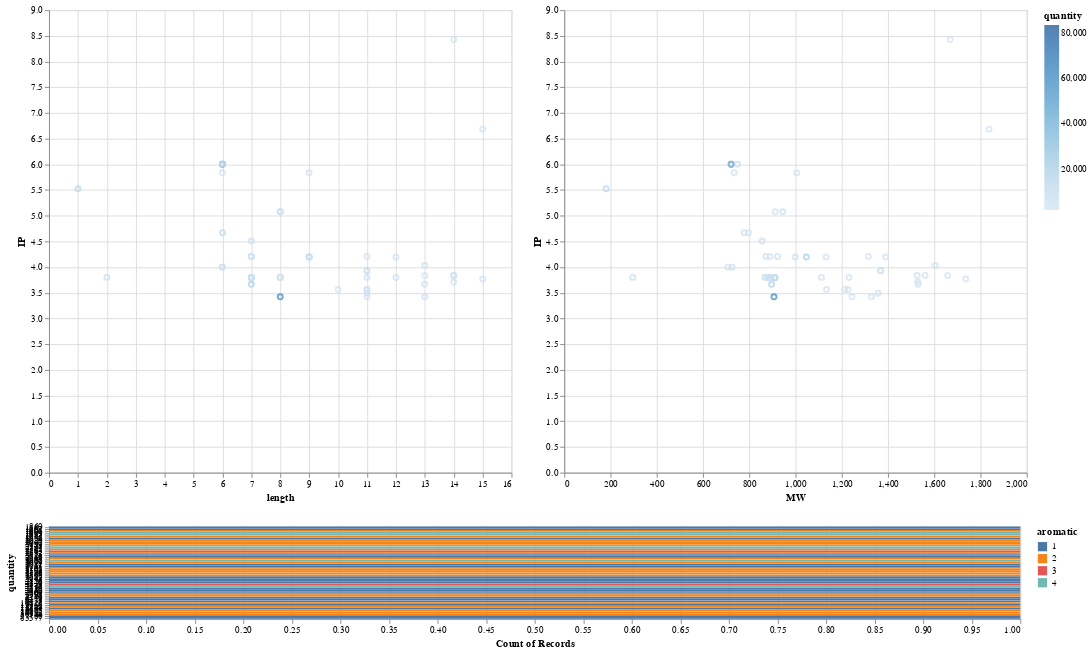

The notebook cell this image was saved under:
### Code cell
import altair as alt
from vega_datasets import data

source = data.cars()

brush = alt.selection(type='interval', resolve='global')

base = alt.Chart(c).mark_point().encode(
    y='IP',
    color=alt.condition(brush, 'quantity', alt.ColorValue('grey')),
).add_selection(
    brush
).properties(
    width=500,
    height=500
)

bars = alt.Chart(c).mark_bar().encode(
    y='quantity:N',
    color='aromatic:N',
    x='count(length):Q'
).transform_filter(
    brush
).properties(
    width=1050,
    height=100
)

alt.vconcat(alt.hconcat(base.encode(x='length'), base.encode(x='MW')), bars)

### Figure 1 — Vega-Lite specification as saved in the notebook (floating-point values rounded to 4 significant figures)
{"$schema": "https://vega.github.io/schema/vega-lite/v3.4.0.json", "config": {"mark": {"tooltip": null}, "view": {"height": 300, "width": 400}}, "data": {"name": "data-bcd05a0be0a9be532c06ea57aa735f4f"}, "datasets": {"data-bcd05a0be0a9be532c06ea57aa735f4f": [{"AV": 0.1667, "IP": 6.001, "MW": 721.8, "SSF_Helix": 0.5, "SSF_Sheet": 0.1667, "SSF_Turn": 0.1667, "aliphatic": 2, "aromatic": 1, "cdr3": "FIVESK", "flex": 0.7368, "gravy": 0.55, "invalid": 0, "length": 6, "n_A": 0, "n_C": 0, "n_D": 0, "n_E": 1, "n_F": 1, "n_G": 0, "n_H": 0, "n_I": 1, "n_K": 1, "n_L": 0, "n_M": 0, "n_N": 0, "n_P": 0, "n_Q": 0, "n_R": 0, "n_S": 1, "n_T": 0, "n_V": 1, "n_W": 0, "n_Y": 0, "negative": 1, "neutral": 1, "positive": 1, "quantity": 83577}, {"AV": 0.125, "IP": 3.423, "MW": 906.9, "SSF_Helix": 0.375, "SSF_Sheet": 0.125, "SSF_Turn": 0.25, "aliphatic": 4, "aromatic": 1, "cdr3": "DLGIPDDY", "flex": 0.7723, "gravy": -0.6875, "invalid": 0, "length": 8, "n_A": 0, "n_C": 0, "n_D": 3, "n_E": 0, "n_F": 0, "n_G": 1, "n_H": 0, "n_I": 1, "n_K": 0, "n_L": 1, "n_M": 0, "n_N": 0, "n_P": 1, "n_Q": 0, "n_R": 0, "n_S": 0, "n_T": 0, "n_V": 0, "n_W": 0, "n_Y": 1, "negative": 3, "neutral": 0, "positive": 0, "quantity": 57780}, {"AV": 0.2857, "IP": 3.795, "MW": 911.0, "SSF_Helix": 0.2857, "SSF_Sheet": 0.4286, "SSF_Turn": 0.2857, "aliphatic": 3, "aromatic": 2, "cdr3": "EMWGPEY", "flex": 0.7594, "gravy": -1.329, "invalid": 0, "length": 7, "n_A": 0, "n_C": 0, "n_D": 0, "n_E": 2, "n_F": 0, "n_G": 1, "n_H": 0, "n_I": 0, "n_K": 0, "n_L": 0, "n_M": 1, "n_N": 0, "n_P": 1, "n_Q": 0, "n_R": 0, "n_S": 0, "n_T": 0, "n_V": 0, "n_W": 1, "n_Y": 1, "negative": 2, "neutral": 0, "positive": 0, "quantity": 30588}, {"AV": 0.2857, "IP": 3.666, "MW": 897.0, "SSF_Helix": 0.2857, "SSF_Sheet": 0.2857, "SSF_Turn": 0.2857, "aliphatic": 3, "aromatic": 2, "cdr3": "EMWGPDY", "flex": 0.7563, "gravy": -1.329, "invalid": 0, "length": 7, "n_A": 0, "n_C": 0, "n_D": 1, "n_E": 1, "n_F": 0, "n_G": 1, "n_H": 0, "n_I": 0, "n_K": 0, "n_L": 0, "n_M": 1, "n_N": 0, "n_P": 1, "n_Q": 0, "n_R": 0, "n_S": 0, "n_T": 0, "n_V": 0, "n_W": 1, "n_Y": 1, "negative": 2, "neutral": 0, "positive": 0, "quantity": 18892}, {"AV": 0.2222, "IP": 4.197, "MW": 1047.0, "SSF_Helix": 0.3333, "SSF_Sheet": 0.3333, "SSF_Turn": 0.1111, "aliphatic": 4, "aromatic": 2, "cdr3": "DLHWGAADY", "flex": 0.7286, "gravy": -0.6, "invalid": 0, "length": 9, "n_A": 2, "n_C": 0, "n_D": 2, "n_E": 0, "n_F": 0, "n_G": 1, "n_H": 1, "n_I": 0, "n_K": 0, "n_L": 1, "n_M": 0, "n_N": 0, "n_P": 0, "n_Q": 0, "n_R": 0, "n_S": 0, "n_T": 0, "n_V": 0, "n_W": 1, "n_Y": 1, "negative": 2, "neutral": 0, "positive": 1, "quantity": 18675}, {"AV": 0.1667, "IP": 6.001, "MW": 721.8, "SSF_Helix": 0.5, "SSF_Sheet": 0.3333, "SSF_Turn": 0.1667, "aliphatic": 2, "aromatic": 1, "cdr3": "FLVESK", "flex": 0.7423, "gravy": 0.4333, "invalid": 0, "length": 6, "n_A": 0, "n_C": 0, "n_D": 0, "n_E": 1, "n_F": 1, "n_G": 0, "n_H": 0, "n_I": 0, "n_K": 1, "n_L": 1, "n_M": 0, "n_N": 0, "n_P": 0, "n_Q": 0, "n_R": 0, "n_S": 1, "n_T": 0, "n_V": 1, "n_W": 0, "n_Y": 0, "negative": 1, "neutral": 1, "positive": 1, "quantity": 15844}, {"AV": 0.2857, "IP": 3.795, "MW": 880.9, "SSF_Helix": 0.2857, "SSF_Sheet": 0.2857, "SSF_Turn": 0.2857, "aliphatic": 2, "aromatic": 2, "cdr3": "ETWGPEY", "flex": 0.7739, "gravy": -1.7, "invalid": 0, "length": 7, "n_A": 0, "n_C": 0, "n_D": 0, "n_E": 2, "n_F": 0, "n_G": 1, "n_H": 0, "n_I": 0, "n_K": 0, "n_L": 0, "n_M": 0, "n_N": 0, "n_P": 1, "n_Q": 0, "n_R": 0, "n_S": 0, "n_T": 1, "n_V": 0, "n_W": 1, "n_Y": 1, "negative": 2, "neutral": 1, "positive": 0, "quantity": 12715}, {"AV": 1, "IP": 5.524, "MW": 181.2, "SSF_Helix": 1, "SSF_Sheet": 0, "SSF_Turn": 0, "aliphatic": 0, "aromatic": 1, "cdr3": "Y", "flex": 0.567, "gravy": -1.3, "invalid": 0, "length": 1, "n_A": 0, "n_C": 0, "n_D": 0, "n_E": 0, "n_F": 0, "n_G": 0, "n_H": 0, "n_I": 0, "n_K": 0, "n_L": 0, "n_M": 0, "n_N": 0, "n_P": 0, "n_Q": 0, "n_R": 0, "n_S": 0, "n_T": 0, "n_V": 0, "n_W": 0, "n_Y": 1, "negative": 0, "neutral": 0, "positive": 0, "quantity": 12166}, {"AV": 0.1818, "IP": 3.93, "MW": 1368.0, "SSF_Helix": 0.3636, "SSF_Sheet": 0.1818, "SSF_Turn": 0.1818, "aliphatic": 3, "aromatic": 2, "cdr3": "DNRDLLTPFDY", "flex": 0.7617, "gravy": -1.064, "invalid": 0, "length": 11, "n_A": 0, "n_C": 0, "n_D": 3, "n_E": 0, "n_F": 1, "n_G": 0, "n_H": 0, "n_I": 0, "n_K": 0, "n_L": 2, "n_M": 0, "n_N": 1, "n_P": 1, "n_Q": 0, "n_R": 1, "n_S": 0, "n_T": 1, "n_V": 0, "n_W": 0, "n_Y": 1, "negative": 3, "neutral": 2, "positive": 1, "quantity": 10625}, {"AV": 0.125, "IP": 3.8, "MW": 888.9, "SSF_Helix": 0.25, "SSF_Sheet": 0, "SSF_Turn": 0.5, "aliphatic": 3, "aromatic": 1, "cdr3": "GGVNWNDQ", "flex": 0.7795, "gravy": -1.438, "invalid": 0, "length": 8, "n_A": 0, "n_C": 0, "n_D": 1, "n_E": 0, "n_F": 0, "n_G": 2, "n_H": 0, "n_I": 0, "n_K": 0, "n_L": 0, "n_M": 0, "n_N": 2, "n_P": 0, "n_Q": 1, "n_R": 0, "n_S": 0, "n_T": 0, "n_V": 1, "n_W": 1, "n_Y": 0, "negative": 1, "neutral": 3, "positive": 0, "quantity": 8475}, {"AV": 0.5, "IP": 3.8, "MW": 296.3, "SSF_Helix": 0.5, "SSF_Sheet": 0, "SSF_Turn": 0, "aliphatic": 0, "aromatic": 1, "cdr3": "DY", "flex": 0.728, "gravy": -2.4, "invalid": 0, "length": 2, "n_A": 0, "n_C": 0, "n_D": 1, "n_E": 0, "n_F": 0, "n_G": 0, "n_H": 0, "n_I": 0, "n_K": 0, "n_L": 0, "n_M": 0, "n_N": 0, "n_P": 0, "n_Q": 0, "n_R": 0, "n_S": 0, "n_T": 0, "n_V": 0, "n_W": 0, "n_Y": 1, "negative": 1, "neutral": 0, "positive": 0, "quantity": 6479}, {"AV": 0.1667, "IP": 6.002, "MW": 749.9, "SSF_Helix": 0.5, "SSF_Sheet": 0.3333, "SSF_Turn": 0.1667, "aliphatic": 2, "aromatic": 1, "cdr3": "FLVESR", "flex": 0.7332, "gravy": 0.3333, "invalid": 0, "length": 6, "n_A": 0, "n_C": 0, "n_D": 0, "n_E": 1, "n_F": 1, "n_G": 0, "n_H": 0, "n_I": 0, "n_K": 0, "n_L": 1, "n_M": 0, "n_N": 0, "n_P": 0, "n_Q": 0, "n_R": 1, "n_S": 1, "n_T": 0, "n_V": 1, "n_W": 0, "n_Y": 0, "negative": 1, "neutral": 1, "positive": 1, "quantity": 5779}, {"AV": 0.2857, "IP": 3.8, "MW": 869.9, "SSF_Helix": 0.4286, "SSF_Sheet": 0, "SSF_Turn": 0.1429, "aliphatic": 2, "aromatic": 2, "cdr3": "QGQIFDY", "flex": 0.7286, "gravy": -0.7, "invalid": 0, "length": 7, "n_A": 0, "n_C": 0, "n_D": 1, "n_E": 0, "n_F": 1, "n_G": 1, "n_H": 0, "n_I": 1, "n_K": 0, "n_L": 0, "n_M": 0, "n_N": 0, "n_P": 0, "n_Q": 2, "n_R": 0, "n_S": 0, "n_T": 0, "n_V": 0, "n_W": 0, "n_Y": 1, "negative": 1, "neutral": 2, "positive": 0, "quantity": 5397}, {"AV": 0.25, "IP": 5.077, "MW": 945.0, "SSF_Helix": 0.375, "SSF_Sheet": 0, "SSF_Turn": 0.375, "aliphatic": 3, "aromatic": 2, "cdr3": "GGINWFDH", "flex": 0.7376, "gravy": -0.575, "invalid": 0, "length": 8, "n_A": 0, "n_C": 0, "n_D": 1, "n_E": 0, "n_F": 1, "n_G": 2, "n_H": 1, "n_I": 1, "n_K": 0, "n_L": 0, "n_M": 0, "n_N": 1, "n_P": 0, "n_Q": 0, "n_R": 0, "n_S": 0, "n_T": 0, "n_V": 0, "n_W": 1, "n_Y": 0, "negative": 1, "neutral": 1, "positive": 1, "quantity": 4991}, {"AV": 0.0769, "IP": 3.423, "MW": 1328.0, "SSF_Helix": 0.1538, "SSF_Sheet": 0.2308, "SSF_Turn": 0.3077, "aliphatic": 6, "aromatic": 1, "cdr3": "DSPAYTSADGMDV", "flex": 0.769, "gravy": -0.4923, "invalid": 0, "length": 13, "n_A": 2, "n_C": 0, "n_D": 3, "n_E": 0, "n_F": 0, "n_G": 1, "n_H": 0, "n_I": 0, "n_K": 0, "n_L": 0, "n_M": 1, "n_N": 0, "n_P": 1, "n_Q": 0, "n_R": 0, "n_S": 2, "n_T": 1, "n_V": 1, "n_W": 0, "n_Y": 1, "negative": 3, "neutral": 3, "positive": 0, "quantity": 4960}, {"AV": 0.1667, "IP": 4.0, "MW": 725.8, "SSF_Helix": 0.3333, "SSF_Sheet": 0.3333, "SSF_Turn": 0.3333, "aliphatic": 2, "aromatic": 1, "cdr3": "FMVESN", "flex": 0.7385, "gravy": 0.1833, "invalid": 0, "length": 6, "n_A": 0, "n_C": 0, "n_D": 0, "n_E": 1, "n_F": 1, "n_G": 0, "n_H": 0, "n_I": 0, "n_K": 0, "n_L": 0, "n_M": 1, "n_N": 1, "n_P": 0, "n_Q": 0, "n_R": 0, "n_S": 1, "n_T": 0, "n_V": 1, "n_W": 0, "n_Y": 0, "negative": 1, "neutral": 2, "positive": 0, "quantity": 4859}, {"AV": 0.1429, "IP": 4.508, "MW": 854.9, "SSF_Helix": 0.1429, "SSF_Sheet": 0.2857, "SSF_Turn": 0.2857, "aliphatic": 2, "aromatic": 1, "cdr3": "ETWGPEH", "flex": 0.7977, "gravy": -1.971, "invalid": 0, "length": 7, "n_A": 0, "n_C": 0, "n_D": 0, "n_E": 2, "n_F": 0, "n_G": 1, "n_H": 1, "n_I": 0, "n_K": 0, "n_L": 0, "n_M": 0, "n_N": 0, "n_P": 1, "n_Q": 0, "n_R": 0, "n_S": 0, "n_T": 1, "n_V": 0, "n_W": 1, "n_Y": 0, "negative": 2, "neutral": 1, "positive": 1, "quantity": 4829}, {"AV": 0.3077, "IP": 4.033, "MW": 1604.0, "SSF_Helix": 0.4615, "SSF_Sheet": 0.1538, "SSF_Turn": 0.3077, "aliphatic": 5, "aromatic": 4, "cdr3": "EPITYSGPWYYLD", "flex": 0.7314, "gravy": -0.6615, "invalid": 0, "length": 13, "n_A": 0, "n_C": 0, "n_D": 1, "n_E": 1, "n_F": 0, "n_G": 1, "n_H": 0, "n_I": 1, "n_K": 0, "n_L": 1, "n_M": 0, "n_N": 0, "n_P": 2, "n_Q": 0, "n_R": 0, "n_S": 1, "n_T": 1, "n_V": 0, "n_W": 1, "n_Y": 3, "negative": 2, "neutral": 2, "positive": 0, "quantity": 4711}, {"AV": 0.2727, "IP": 3.492, "MW": 1357.0, "SSF_Helix": 0.5455, "SSF_Sheet": 0.2727, "SSF_Turn": 0.0909, "aliphatic": 4, "aromatic": 3, "cdr3": "DTLEGVWYFDL", "flex": 0.7185, "gravy": 0.0727, "invalid": 0, "length": 11, "n_A": 0, "n_C": 0, "n_D": 2, "n_E": 1, "n_F": 1, "n_G": 1, "n_H": 0, "n_I": 0, "n_K": 0, "n_L": 2, "n_M": 0, "n_N": 0, "n_P": 0, "n_Q": 0, "n_R": 0, "n_S": 0, "n_T": 1, "n_V": 1, "n_W": 1, "n_Y": 1, "negative": 3, "neutral": 1, "positive": 0, "quantity": 4339}, {"AV": 0.1667, "IP": 4.67, "MW": 777.9, "SSF_Helix": 0.5, "SSF_Sheet": 0.3333, "SSF_Turn": 0, "aliphatic": 2, "aromatic": 1, "cdr3": "FLVERD", "flex": 0.7403, "gravy": -0.1167, "invalid": 0, "length": 6, "n_A": 0, "n_C": 0, "n_D": 1, "n_E": 1, "n_F": 1, "n_G": 0, "n_H": 0, "n_I": 0, "n_K": 0, "n_L": 1, "n_M": 0, "n_N": 0, "n_P": 0, "n_Q": 0, "n_R": 1, "n_S": 0, "n_T": 0, "n_V": 1, "n_W": 0, "n_Y": 0, "negative": 2, "neutral": 0, "positive": 1, "quantity": 4248}, {"AV": 0.1111, "IP": 4.197, "MW": 999.0, "SSF_Helix": 0.3333, "SSF_Sheet": 0.2222, "SSF_Turn": 0.2222, "aliphatic": 4, "aromatic": 1, "cdr3": "DLHWGAVDS", "flex": 0.7483, "gravy": -0.2778, "invalid": 0, "length": 9, "n_A": 1, "n_C": 0, "n_D": 2, "n_E": 0, "n_F": 0, "n_G": 1, "n_H": 1, "n_I": 0, "n_K": 0, "n_L": 1, "n_M": 0, "n_N": 0, "n_P": 0, "n_Q": 0, "n_R": 0, "n_S": 1, "n_T": 0, "n_V": 1, "n_W": 1, "n_Y": 0, "negative": 2, "neutral": 1, "positive": 1, "quantity": 4126}, {"AV": 0.1667, "IP": 4.67, "MW": 795.9, "SSF_Helix": 0.3333, "SSF_Sheet": 0.3333, "SSF_Turn": 0, "aliphatic": 2, "aromatic": 1, "cdr3": "FMVERD", "flex": 0.7388, "gravy": -0.4333, "invalid": 0, "length": 6, "n_A": 0, "n_C": 0, "n_D": 1, "n_E": 1, "n_F": 1, "n_G": 0, "n_H": 0, "n_I": 0, "n_K": 0, "n_L": 0, "n_M": 1, "n_N": 0, "n_P": 0, "n_Q": 0, "n_R": 1, "n_S": 0, "n_T": 0, "n_V": 1, "n_W": 0, "n_Y": 0, "negative": 2, "neutral": 0, "positive": 1, "quantity": 3943}, {"AV": 0.0714, "IP": 3.839, "MW": 1527.0, "SSF_Helix": 0.2857, "SSF_Sheet": 0.1429, "SSF_Turn": 0.2857, "aliphatic": 4, "aromatic": 1, "cdr3": "DRDLESVVTSGFDS", "flex": 0.7796, "gravy": -0.5, "invalid": 0, "length": 14, "n_A": 0, "n_C": 0, "n_D": 3, "n_E": 1, "n_F": 1, "n_G": 1, "n_H": 0, "n_I": 0, "n_K": 0, "n_L": 1, "n_M": 0, "n_N": 0, "n_P": 0, "n_Q": 0, "n_R": 1, "n_S": 3, "n_T": 1, "n_V": 2, "n_W": 0, "n_Y": 0, "negative": 4, "neutral": 4, "positive": 1, "quantity": 3582}, {"AV": 0.1333, "IP": 3.769, "MW": 1736.0, "SSF_Helix": 0.2667, "SSF_Sheet": 0.2, "SSF_Turn": 0.1333, "aliphatic": 5, "aromatic": 2, "cdr3": "MTSLRDGYDTADIDY", "flex": 0.75, "gravy": -0.78, "invalid": 0, "length": 15, "n_A": 1, "n_C": 0, "n_D": 4, "n_E": 0, "n_F": 0, "n_G": 1, "n_H": 0, "n_I": 1, "n_K": 0, "n_L": 1, "n_M": 1, "n_N": 0, "n_P": 0, "n_Q": 0, "n_R": 1, "n_S": 1, "n_T": 2, "n_V": 0, "n_W": 0, "n_Y": 2, "negative": 4, "neutral": 3, "positive": 1, "quantity": 3568}, {"AV": 0.2857, "IP": 4.208, "MW": 922.0, "SSF_Helix": 0.2857, "SSF_Sheet": 0, "SSF_Turn": 0.2857, "aliphatic": 1, "aromatic": 2, "cdr3": "RSDWFDP", "flex": 0.784, "gravy": -1.714, "invalid": 0, "length": 7, "n_A": 0, "n_C": 0, "n_D": 2, "n_E": 0, "n_F": 1, "n_G": 0, "n_H": 0, "n_I": 0, "n_K": 0, "n_L": 0, "n_M": 0, "n_N": 0, "n_P": 1, "n_Q": 0, "n_R": 1, "n_S": 1, "n_T": 0, "n_V": 0, "n_W": 1, "n_Y": 0, "negative": 2, "neutral": 1, "positive": 1, "quantity": 3556}, {"AV": 0.2222, "IP": 5.836, "MW": 1005.0, "SSF_Helix": 0.2222, "SSF_Sheet": 0, "SSF_Turn": 0.5556, "aliphatic": 1, "aromatic": 2, "cdr3": "RGSSSSFDY", "flex": 0.7822, "gravy": -1.122, "invalid": 0, "length": 9, "n_A": 0, "n_C": 0, "n_D": 1, "n_E": 0, "n_F": 1, "n_G": 1, "n_H": 0, "n_I": 0, "n_K": 0, "n_L": 0, "n_M": 0, "n_N": 0, "n_P": 0, "n_Q": 0, "n_R": 1, "n_S": 4, "n_T": 0, "n_V": 0, "n_W": 0, "n_Y": 1, "negative": 1, "neutral": 4, "positive": 1, "quantity": 3503}, {"AV": 0.25, "IP": 3.8, "MW": 894.9, "SSF_Helix": 0.375, "SSF_Sheet": 0.25, "SSF_Turn": 0.375, "aliphatic": 4, "aromatic": 2, "cdr3": "DLNWGAGY", "flex": 0.7361, "gravy": -0.55, "invalid": 0, "length": 8, "n_A": 1, "n_C": 0, "n_D": 1, "n_E": 0, "n_F": 0, "n_G": 2, "n_H": 0, "n_I": 0, "n_K": 0, "n_L": 1, "n_M": 0, "n_N": 1, "n_P": 0, "n_Q": 0, "n_R": 0, "n_S": 0, "n_T": 0, "n_V": 0, "n_W": 1, "n_Y": 1, "negative": 1, "neutral": 1, "positive": 0, "quantity": 3198}, {"AV": 0.1667, "IP": 3.799, "MW": 1231.0, "SSF_Helix": 0.1667, "SSF_Sheet": 0.0833, "SSF_Turn": 0.6667, "aliphatic": 6, "aromatic": 2, "cdr3": "SGASPPGNWFDP", "flex": 0.7953, "gravy": -0.875, "invalid": 0, "length": 12, "n_A": 1, "n_C": 0, "n_D": 1, "n_E": 0, "n_F": 1, "n_G": 2, "n_H": 0, "n_I": 0, "n_K": 0, "n_L": 0, "n_M": 0, "n_N": 1, "n_P": 3, "n_Q": 0, "n_R": 0, "n_S": 2, "n_T": 0, "n_V": 0, "n_W": 1, "n_Y": 0, "negative": 1, "neutral": 3, "positive": 0, "quantity": 3141}, {"AV": 0.125, "IP": 5.077, "MW": 911.9, "SSF_Helix": 0.25, "SSF_Sheet": 0, "SSF_Turn": 0.375, "aliphatic": 3, "aromatic": 1, "cdr3": "GGVNWHDQ", "flex": 0.7653, "gravy": -1.4, "invalid": 0, "length": 8, "n_A": 0, "n_C": 0, "n_D": 1, "n_E": 0, "n_F": 0, "n_G": 2, "n_H": 1, "n_I": 0, "n_K": 0, "n_L": 0, "n_M": 0, "n_N": 1, "n_P": 0, "n_Q": 1, "n_R": 0, "n_S": 0, "n_T": 0, "n_V": 1, "n_W": 1, "n_Y": 0, "negative": 1, "neutral": 2, "positive": 1, "quantity": 3067}, {"AV": 0.0714, "IP": 3.71, "MW": 1528.0, "SSF_Helix": 0.2143, "SSF_Sheet": 0.0714, "SSF_Turn": 0.2857, "aliphatic": 3, "aromatic": 1, "cdr3": "DRDDESVVTSGFDS", "flex": 0.7966, "gravy": -1.021, "invalid": 0, "length": 14, "n_A": 0, "n_C": 0, "n_D": 4, "n_E": 1, "n_F": 1, "n_G": 1, "n_H": 0, "n_I": 0, "n_K": 0, "n_L": 0, "n_M": 0, "n_N": 0, "n_P": 0, "n_Q": 0, "n_R": 1, "n_S": 3, "n_T": 1, "n_V": 2, "n_W": 0, "n_Y": 0, "negative": 5, "neutral": 4, "positive": 1, "quantity": 3011}, {"AV": 0.1429, "IP": 3.839, "MW": 1561.0, "SSF_Helix": 0.2857, "SSF_Sheet": 0.0714, "SSF_Turn": 0.2857, "aliphatic": 3, "aromatic": 2, "cdr3": "DRDFESVVTSGFDS", "flex": 0.7747, "gravy": -0.5714, "invalid": 0, "length": 14, "n_A": 0, "n_C": 0, "n_D": 3, "n_E": 1, "n_F": 2, "n_G": 1, "n_H": 0, "n_I": 0, "n_K": 0, "n_L": 0, "n_M": 0, "n_N": 0, "n_P": 0, "n_Q": 0, "n_R": 1, "n_S": 3, "n_T": 1, "n_V": 2, "n_W": 0, "n_Y": 0, "negative": 4, "neutral": 4, "positive": 1, "quantity": 3009}, {"AV": 0.3077, "IP": 3.666, "MW": 1531.0, "SSF_Helix": 0.4615, "SSF_Sheet": 0.1538, "SSF_Turn": 0.2308, "aliphatic": 4, "aromatic": 4, "cdr3": "EYDSSAYYITVGY", "flex": 0.7105, "gravy": -0.3385, "invalid": 0, "length": 13, "n_A": 1, "n_C": 0, "n_D": 1, "n_E": 1, "n_F": 0, "n_G": 1, "n_H": 0, "n_I": 1, "n_K": 0, "n_L": 0, "n_M": 0, "n_N": 0, "n_P": 0, "n_Q": 0, "n_R": 0, "n_S": 2, "n_T": 1, "n_V": 1, "n_W": 0, "n_Y": 4, "negative": 2, "neutral": 3, "positive": 0, "quantity": 2983}, {"AV": 0.25, "IP": 3.8, "MW": 910.9, "SSF_Helix": 0.375, "SSF_Sheet": 0.125, "SSF_Turn": 0.5, "aliphatic": 3, "aromatic": 2, "cdr3": "DLNWGSGY", "flex": 0.7539, "gravy": -0.875, "invalid": 0, "length": 8, "n_A": 0, "n_C": 0, "n_D": 1, "n_E": 0, "n_F": 0, "n_G": 2, "n_H": 0, "n_I": 0, "n_K": 0, "n_L": 1, "n_M": 0, "n_N": 1, "n_P": 0, "n_Q": 0, "n_R": 0, "n_S": 1, "n_T": 0, "n_V": 0, "n_W": 1, "n_Y": 1, "negative": 1, "neutral": 2, "positive": 0, "quantity": 2969}, {"AV": 0.1667, "IP": 4.0, "MW": 707.8, "SSF_Helix": 0.5, "SSF_Sheet": 0.1667, "SSF_Turn": 0.3333, "aliphatic": 2, "aromatic": 1, "cdr3": "FIVESN", "flex": 0.7345, "gravy": 0.6167, "invalid": 0, "length": 6, "n_A": 0, "n_C": 0, "n_D": 0, "n_E": 1, "n_F": 1, "n_G": 0, "n_H": 0, "n_I": 1, "n_K": 0, "n_L": 0, "n_M": 0, "n_N": 1, "n_P": 0, "n_Q": 0, "n_R": 0, "n_S": 1, "n_T": 0, "n_V": 1, "n_W": 0, "n_Y": 0, "negative": 1, "neutral": 2, "positive": 0, "quantity": 2785}, {"AV": 0.1429, "IP": 4.208, "MW": 871.9, "SSF_Helix": 0.2857, "SSF_Sheet": 0.2857, "SSF_Turn": 0.1429, "aliphatic": 3, "aromatic": 1, "cdr3": "RADWLDP", "flex": 0.7734, "gravy": -1.2, "invalid": 0, "length": 7, "n_A": 1, "n_C": 0, "n_D": 2, "n_E": 0, "n_F": 0, "n_G": 0, "n_H": 0, "n_I": 0, "n_K": 0, "n_L": 1, "n_M": 0, "n_N": 0, "n_P": 1, "n_Q": 0, "n_R": 1, "n_S": 0, "n_T": 0, "n_V": 0, "n_W": 1, "n_Y": 0, "negative": 2, "neutral": 0, "positive": 1, "quantity": 2773}, {"AV": 0.1818, "IP": 3.8, "MW": 1112.0, "SSF_Helix": 0.2727, "SSF_Sheet": 0.2727, "SSF_Turn": 0.2727, "aliphatic": 6, "aromatic": 2, "cdr3": "ASITAAGPFDY", "flex": 0.7302, "gravy": 0.4, "invalid": 0, "length": 11, "n_A": 3, "n_C": 0, "n_D": 1, "n_E": 0, "n_F": 1, "n_G": 1, "n_H": 0, "n_I": 1, "n_K": 0, "n_L": 0, "n_M": 0, "n_N": 0, "n_P": 1, "n_Q": 0, "n_R": 0, "n_S": 1, "n_T": 1, "n_V": 0, "n_W": 0, "n_Y": 1, "negative": 1, "neutral": 2, "positive": 0, "quantity": 2572}, {"AV": 0.25, "IP": 4.197, "MW": 1389.0, "SSF_Helix": 0.3333, "SSF_Sheet": 0.3333, "SSF_Turn": 0.0833, "aliphatic": 5, "aromatic": 3, "cdr3": "ADMASVAHYFDY", "flex": 0.7025, "gravy": 0.0583, "invalid": 0, "length": 12, "n_A": 3, "n_C": 0, "n_D": 2, "n_E": 0, "n_F": 1, "n_G": 0, "n_H": 1, "n_I": 0, "n_K": 0, "n_L": 0, "n_M": 1, "n_N": 0, "n_P": 0, "n_Q": 0, "n_R": 0, "n_S": 1, "n_T": 0, "n_V": 1, "n_W": 0, "n_Y": 2, "negative": 2, "neutral": 1, "positive": 1, "quantity": 2563}, {"AV": 0.1818, "IP": 3.564, "MW": 1213.0, "SSF_Helix": 0.3636, "SSF_Sheet": 0.1818, "SSF_Turn": 0.2727, "aliphatic": 4, "aromatic": 2, "cdr3": "GTSSAWDLVDY", "flex": 0.7415, "gravy": -0.1909, "invalid": 0, "length": 11, "n_A": 1, "n_C": 0, "n_D": 2, "n_E": 0, "n_F": 0, "n_G": 1, "n_H": 0, "n_I": 0, "n_K": 0, "n_L": 1, "n_M": 0, "n_N": 0, "n_P": 0, "n_Q": 0, "n_R": 0, "n_S": 2, "n_T": 1, "n_V": 1, "n_W": 1, "n_Y": 1, "negative": 2, "neutral": 3, "positive": 0, "quantity": 2363}, {"AV": 0.2667, "IP": 6.685, "MW": 1837.0, "SSF_Helix": 0.2667, "SSF_Sheet": 0.0667, "SSF_Turn": 0.2667, "aliphatic": 4, "aromatic": 4, "cdr3": "MGQYDSRGYYGYCHH", "flex": 0.7227, "gravy": -1.38, "invalid": 0, "length": 15, "n_A": 0, "n_C": 1, "n_D": 1, "n_E": 0, "n_F": 0, "n_G": 3, "n_H": 2, "n_I": 0, "n_K": 0, "n_L": 0, "n_M": 1, "n_N": 0, "n_P": 0, "n_Q": 1, "n_R": 1, "n_S": 1, "n_T": 0, "n_V": 0, "n_W": 0, "n_Y": 4, "negative": 1, "neutral": 3, "positive": 3, "quantity": 2337}, {"AV": 0.3636, "IP": 4.208, "MW": 1315.0, "SSF_Helix": 0.3636, "SSF_Sheet": 0, "SSF_Turn": 0.3636, "aliphatic": 3, "aromatic": 4, "cdr3": "DRGYSYGYGDY", "flex": 0.7393, "gravy": -1.7, "invalid": 0, "length": 11, "n_A": 0, "n_C": 0, "n_D": 2, "n_E": 0, "n_F": 0, "n_G": 3, "n_H": 0, "n_I": 0, "n_K": 0, "n_L": 0, "n_M": 0, "n_N": 0, "n_P": 0, "n_Q": 0, "n_R": 1, "n_S": 1, "n_T": 0, "n_V": 0, "n_W": 0, "n_Y": 4, "negative": 2, "neutral": 1, "positive": 1, "quantity": 2143}, {"AV": 0.2857, "IP": 3.795, "MW": 893.9, "SSF_Helix": 0.2857, "SSF_Sheet": 0.2857, "SSF_Turn": 0.4286, "aliphatic": 2, "aromatic": 2, "cdr3": "ENWGPEY", "flex": 0.789, "gravy": -2.1, "invalid": 0, "length": 7, "n_A": 0, "n_C": 0, "n_D": 0, "n_E": 2, "n_F": 0, "n_G": 1, "n_H": 0, "n_I": 0, "n_K": 0, "n_L": 0, "n_M": 0, "n_N": 1, "n_P": 1, "n_Q": 0, "n_R": 0, "n_S": 0, "n_T": 0, "n_V": 0, "n_W": 1, "n_Y": 1, "negative": 2, "neutral": 1, "positive": 0, "quantity": 2099}, {"AV": 0.2222, "IP": 4.197, "MW": 1132.0, "SSF_Helix": 0.4444, "SSF_Sheet": 0.1111, "SSF_Turn": 0.2222, "aliphatic": 3, "aromatic": 2, "cdr3": "DIHNWGLDY", "flex": 0.7349, "gravy": -0.8889, "invalid": 0, "length": 9, "n_A": 0, "n_C": 0, "n_D": 2, "n_E": 0, "n_F": 0, "n_G": 1, "n_H": 1, "n_I": 1, "n_K": 0, "n_L": 1, "n_M": 0, "n_N": 1, "n_P": 0, "n_Q": 0, "n_R": 0, "n_S": 0, "n_T": 0, "n_V": 0, "n_W": 1, "n_Y": 1, "negative": 2, "neutral": 1, "positive": 1, "quantity": 2047}, {"AV": 0.1818, "IP": 3.564, "MW": 1227.0, "SSF_Helix": 0.3636, "SSF_Sheet": 0.2727, "SSF_Turn": 0.2727, "aliphatic": 4, "aromatic": 2, "cdr3": "GTSSAWDLLDY", "flex": 0.7457, "gravy": -0.2273, "invalid": 0, "length": 11, "n_A": 1, "n_C": 0, "n_D": 2, "n_E": 0, "n_F": 0, "n_G": 1, "n_H": 0, "n_I": 0, "n_K": 0, "n_L": 2, "n_M": 0, "n_N": 0, "n_P": 0, "n_Q": 0, "n_R": 0, "n_S": 2, "n_T": 1, "n_V": 0, "n_W": 1, "n_Y": 1, "negative": 2, "neutral": 3, "positive": 0, "quantity": 2024}, {"AV": 0.1667, "IP": 5.836, "MW": 734.8, "SSF_Helix": 0.1667, "SSF_Sheet": 0, "SSF_Turn": 0.3333, "aliphatic": 2, "aromatic": 1, "cdr3": "DYGQRP", "flex": 0.7928, "gravy": -2.467, "invalid": 0, "length": 6, "n_A": 0, "n_C": 0, "n_D": 1, "n_E": 0, "n_F": 0, "n_G": 1, "n_H": 0, "n_I": 0, "n_K": 0, "n_L": 0, "n_M": 0, "n_N": 0, "n_P": 1, "n_Q": 1, "n_R": 1, "n_S": 0, "n_T": 0, "n_V": 0, "n_W": 0, "n_Y": 1, "negative": 1, "neutral": 1, "positive": 1, "quantity": 1986}, {"AV": 0.2, "IP": 3.564, "MW": 1134.0, "SSF_Helix": 0.3, "SSF_Sheet": 0, "SSF_Turn": 0.4, "aliphatic": 2, "aromatic": 2, "cdr3": "DQYSSGSIDY", "flex": 0.7695, "gravy": -1.14, "invalid": 0, "length": 10, "n_A": 0, "n_C": 0, "n_D": 2, "n_E": 0, "n_F": 0, "n_G": 1, "n_H": 0, "n_I": 1, "n_K": 0, "n_L": 0, "n_M": 0, "n_N": 0, "n_P": 0, "n_Q": 1, "n_R": 0, "n_S": 3, "n_T": 0, "n_V": 0, "n_W": 0, "n_Y": 2, "negative": 2, "neutral": 4, "positive": 0, "quantity": 1983}, {"AV": 0.2857, "IP": 8.43, "MW": 1669.0, "SSF_Helix": 0.3571, "SSF_Sheet": 0.2143, "SSF_Turn": 0.3571, "aliphatic": 5, "aromatic": 4, "cdr3": "GRRYGSGNYYALEY", "flex": 0.7339, "gravy": -1.257, "invalid": 0, "length": 14, "n_A": 1, "n_C": 0, "n_D": 0, "n_E": 1, "n_F": 0, "n_G": 3, "n_H": 0, "n_I": 0, "n_K": 0, "n_L": 1, "n_M": 0, "n_N": 1, "n_P": 0, "n_Q": 0, "n_R": 2, "n_S": 1, "n_T": 0, "n_V": 0, "n_W": 0, "n_Y": 4, "negative": 1, "neutral": 2, "positive": 2, "quantity": 1955}, {"AV": 0.3077, "IP": 3.839, "MW": 1658.0, "SSF_Helix": 0.3846, "SSF_Sheet": 0.1538, "SSF_Turn": 0.2308, "aliphatic": 3, "aromatic": 4, "cdr3": "DSKDWGEYWPFDL", "flex": 0.7677, "gravy": -1.323, "invalid": 0, "length": 13, "n_A": 0, "n_C": 0, "n_D": 3, "n_E": 1, "n_F": 1, "n_G": 1, "n_H": 0, "n_I": 0, "n_K": 1, "n_L": 1, "n_M": 0, "n_N": 0, "n_P": 1, "n_Q": 0, "n_R": 0, "n_S": 1, "n_T": 0, "n_V": 0, "n_W": 2, "n_Y": 1, "negative": 4, "neutral": 1, "positive": 1, "quantity": 1909}, {"AV": 0.2857, "IP": 4.207, "MW": 888.9, "SSF_Helix": 0.2857, "SSF_Sheet": 0, "SSF_Turn": 0.1429, "aliphatic": 1, "aromatic": 2, "cdr3": "TGRDYDY", "flex": 0.7531, "gravy": -2.171, "invalid": 0, "length": 7, "n_A": 0, "n_C": 0, "n_D": 2, "n_E": 0, "n_F": 0, "n_G": 1, "n_H": 0, "n_I": 0, "n_K": 0, "n_L": 0, "n_M": 0, "n_N": 0, "n_P": 0, "n_Q": 0, "n_R": 1, "n_S": 0, "n_T": 1, "n_V": 0, "n_W": 0, "n_Y": 2, "negative": 2, "neutral": 1, "positive": 1, "quantity": 1906}, {"AV": 0.0909, "IP": 3.422, "MW": 1244.0, "SSF_Helix": 0.1818, "SSF_Sheet": 0.1818, "SSF_Turn": 0.2727, "aliphatic": 3, "aromatic": 1, "cdr3": "TSANDYDNMDV", "flex": 0.7696, "gravy": -1.127, "invalid": 0, "length": 11, "n_A": 1, "n_C": 0, "n_D": 3, "n_E": 0, "n_F": 0, "n_G": 0, "n_H": 0, "n_I": 0, "n_K": 0, "n_L": 0, "n_M": 1, "n_N": 2, "n_P": 0, "n_Q": 0, "n_R": 0, "n_S": 1, "n_T": 1, "n_V": 1, "n_W": 0, "n_Y": 1, "negative": 3, "neutral": 4, "positive": 0, "quantity": 1867}, {"AV": 0.1429, "IP": 3.8, "MW": 868.0, "SSF_Helix": 0.2857, "SSF_Sheet": 0.4286, "SSF_Turn": 0, "aliphatic": 3, "aromatic": 1, "cdr3": "QQMALDY", "flex": 0.7264, "gravy": -0.6143, "invalid": 0, "length": 7, "n_A": 1, "n_C": 0, "n_D": 1, "n_E": 0, "n_F": 0, "n_G": 0, "n_H": 0, "n_I": 0, "n_K": 0, "n_L": 1, "n_M": 1, "n_N": 0, "n_P": 0, "n_Q": 2, "n_R": 0, "n_S": 0, "n_T": 0, "n_V": 0, "n_W": 0, "n_Y": 1, "negative": 1, "neutral": 2, "positive": 0, "quantity": 1860}]}, "vconcat": [{"hconcat": [{"encoding": {"color": {"condition": {"field": "quantity", "selection": "selector026", "type": "quantitative"}, "value": "grey"}, "x": {"field": "length", "type": "quantitative"}, "y": {"field": "IP", "type": "quantitative"}}, "height": 500, "mark": "point", "selection": {"selector026": {"resolve": "global", "type": "interval"}}, "width": 500}, {"encoding": {"color": {"condition": {"field": "quantity", "selection": "selector026", "type": "quantitative"}, "value": "grey"}, "x": {"field": "MW", "type": "quantitative"}, "y": {"field": "IP", "type": "quantitative"}}, "height": 500, "mark": "point", "selection": {"selector026": {"resolve": "global", "type": "interval"}}, "width": 500}]}, {"encoding": {"color": {"field": "aromatic", "type": "nominal"}, "x": {"aggregate": "count", "field": "length", "type": "quantitative"}, "y": {"field": "quantity", "type": "nominal"}}, "height": 100, "mark": "bar", "transform": [{"filter": {"selection": "selector026"}}], "width": 1050}]}
